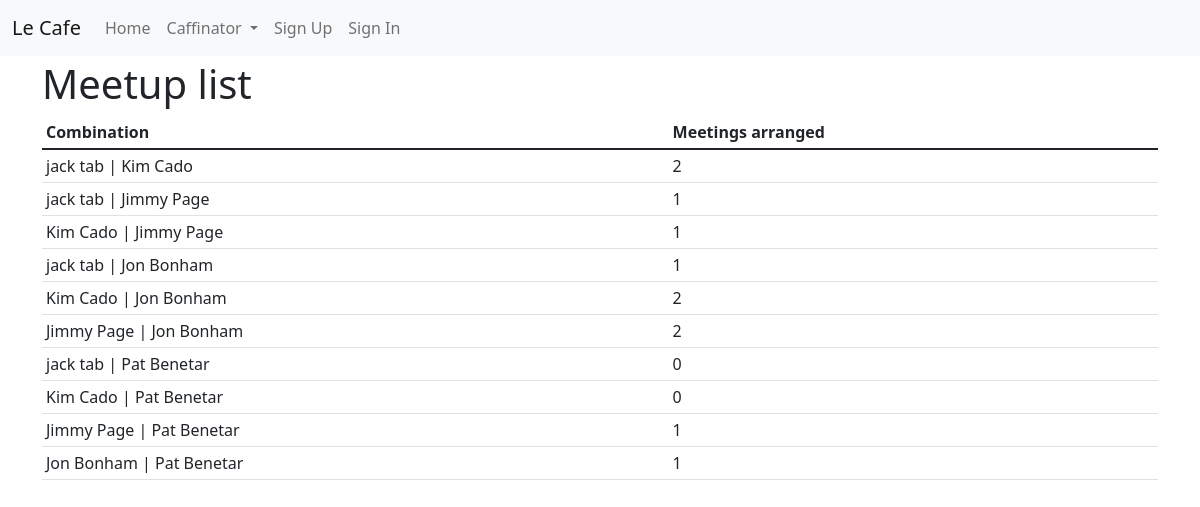
Screenshot of /cafe/combination_list with the database file from the repository.
### cafinator/models.py (models this page shows, shortened)
class Meetup(models.Model):
    combination = models.CharField(max_length=10, blank=False, null=False, unique=True)
    named = models.CharField(max_length=610, blank=False, null=False, unique=True, default='Fill me!')
    meetings = models.PositiveSmallIntegerField(default=0)
    active = models.BooleanField(null=False, default=True)
    objects = MeetupManager()

### cafinator/views.py (the view)
# urls.py: path('combination_list', combination_list, name='combination_list'),
def combination_list(request):
    logger.info('Start')
    objects = Meetup.objects.all()
    template = 'combination_list.html'
    context = {
        'title': 'Meetup list',
        'objects': objects,
    }
    return render(request, template, context)

### cafinator/models.py (called while the page is built)
    def all(self):
        qs = super(MeetupManager, self).all()
        return qs

### le_cafe/users/context_processors.py (called while the page is built)
def allauth_settings(request):
    return {
        "ACCOUNT_ALLOW_REGISTRATION": settings.ACCOUNT_ALLOW_REGISTRATION,
    }

### cafinator/templates/combination_list.html (shortened to what this page needs)
{% extends "base.html" %}
{% load crispy_forms_tags %}
{% block content %}
<h1>{{ title }}</h1>
{% if objects %}
   <table class="table table-sm">
    <thead><tr><th scope="col">Combination</th><th scope="col">Meetings arranged</th> </tr></thead><tbody>
        {% for obj in objects %}
            <tr>
              <td scope="row">{{ obj.named }}</td>
              <td>{{ obj.meetings }}</td>
           </tr>
            </div>
        {% endfor %}
{% else %}
    <p>No list yet!</p>
{% endif %}
{% endblock content %}

### le_cafe/templates/base.html (shortened to what this page needs)
<!DOCTYPE html>
{% load static i18n %}
{% get_current_language as LANGUAGE_CODE %}
<html lang="{{ LANGUAGE_CODE }}">
  <head>
    {% block css %}
    <link rel="stylesheet" href="https://cdnjs.cloudflare.com/ajax/libs/bootstrap/5.1.3/css/bootstrap.min.css"
 />
    <link href="{% static 'css/project.css' %}" rel="stylesheet">
    {% endblock %}
  </head>
  <body>
    <div class="mb-1">
      <nav class="navbar navbar-expand-md navbar-light bg-light">
        <div class="container-fluid">
          <a class="navbar-brand" href="{% url 'home' %}">Le Cafe</a>
          <div class="collapse navbar-collapse" id="navbarSupportedContent">
            <ul class="navbar-nav mr-auto">
              <li class="nav-item active">
                <a class="nav-link" href="{% url 'home' %}">Home <span class="visually-hidden">(current)</span></a>
              </li>
              <li class="nav-item dropdown">
              <a class="nav-link dropdown-toggle" href="#" id="navbarDropdown" role="button" data-bs-toggle="dropdown"
                 aria-expanded="false">Caffinator
              </a>
            </li>
              {% if request.user.is_authenticated %}
                <li class="nav-item">
                  <a class="nav-link" href="{% url 'users:detail' request.user.username  %}">{% translate "My Profile" %}</a>
                </li>
                <li class="nav-item">
                  <a class="nav-link" href="{% url 'account_logout' %}">{% translate "Sign Out" %}</a>
                </li>
              {% else %}
                {% if ACCOUNT_ALLOW_REGISTRATION %}
              <li class="nav-item">
                <a id="sign-up-link" class="nav-link" href="{% url 'account_signup' %}">{% translate "Sign Up" %}</a>
              </li>
              {% endif %}
                <li class="nav-item">
                  <a id="log-in-link" class="nav-link" href="{% url 'account_login' %}">{% translate "Sign In" %}</a>
                </li>
              {% endif %}
            </ul>
          </div>
        </div>
      </nav>
    </div>
    <div class="container">
      {% block content %}{% endblock content %}
  </body>
</html>

### rows the page displays
Meetup: named "jack tab | Kim Cado", meetings "2"
Meetup: named "jack tab | Jimmy Page", meetings "1"
Meetup: named "Kim Cado | Jimmy Page", meetings "1"
Meetup: named "jack tab | Jon Bonham", meetings "1"
Meetup: named "Kim Cado | Jon Bonham", meetings "2"
Meetup: named "Jimmy Page | Jon Bonham", meetings "2"
Meetup: named "jack tab | Pat Benetar", meetings "0"
Meetup: named "Kim Cado | Pat Benetar", meetings "0"
Meetup: named "Jimmy Page | Pat Benetar", meetings "1"
Meetup: named "Jon Bonham | Pat Benetar", meetings "1"

### other values shown
{{ title }} "Meetup list"
